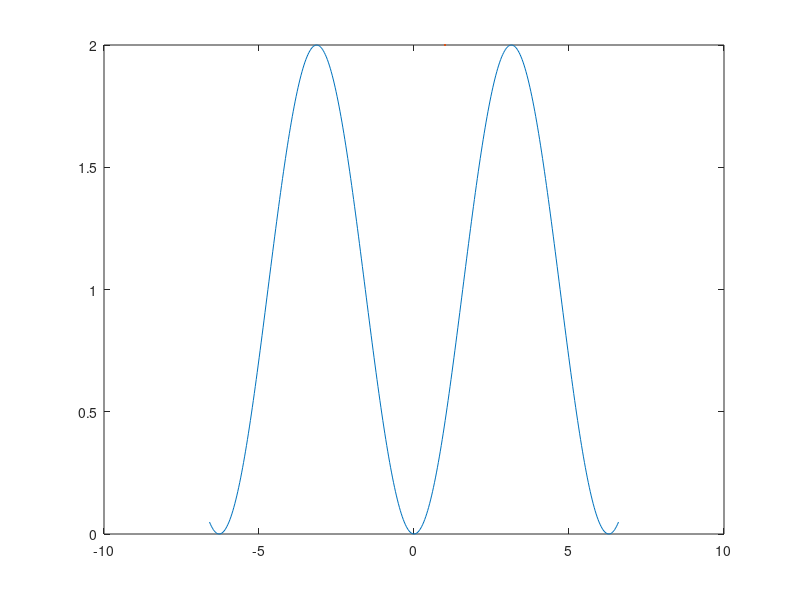

Recreate this plot in MATLAB. (Note: this script raises an error after producing the figure.)
%figure 1, potential
xs = -(2*pi+pi/10):pi/100:(2*pi+pi/10);
fun = @(x) 1-cos(x);
figure;
plot(xs, fun(xs), LineWidth=2);
xlabel('$\phi$',Interpreter='latex', FontSize=16);
ylabel('$U(\phi)$', Interpreter='latex',FontSize=16);
grid on
axis([-(2*pi+pi/10) (2*pi+pi/10) -0.2 2])

hold on
plot(-2*pi, 0, 'ro', MarkerSize=8, MarkerFaceColor='r');
plot( 2*pi, 0, 'ro', MarkerSize=8, MarkerFaceColor='r');
plot( 0, 0, 'ro', MarkerSize=8, MarkerFaceColor='r');
text( -2*pi+0.6, -0.1, '$\phi = -2\pi$', HorizontalAlignment='center', Interpreter='latex',FontSize=15);
text( 2*pi-0.5, -0.1, '$\phi =  2\pi$', HorizontalAlignment='center',Interpreter='latex',FontSize=15);
text( 0, -0.1, '$\phi =  0$', HorizontalAlignment='center',Interpreter='latex',FontSize=15);
hold off




%figure 2, static kink
xs = -4:0.01:4;
fun = @(x) 4*atan(exp(x));
figure;
plot(xs, fun(xs), linewidth=2);
ylabel('$\phi$',Interpreter='latex', FontSize=16);
xlabel('$x$',Interpreter='latex', FontSize=16);
grid on

hold on
plot([-4, -2], [0.03, 0.03], 'r--', LineWidth=2);
text(-1.5, 0.3, '$\phi \rightarrow 0$', HorizontalAlignment='center',fontsize=15, Interpreter='latex');
plot([ 2, 4], [ 2*pi, 2*pi], 'r--', LineWidth=2);
text( 1.5,  6.3, '$\phi \rightarrow  2\pi$', HorizontalAlignment='center',fontsize=15, Interpreter='latex');
hold off




%figure 3, static antikink
xs = -4:0.01:4;
fun = @(x) 4*atan(exp(-x))-2*pi;
figure;
plot(xs, fun(xs), linewidth=2);
ylabel('$\phi$',Interpreter='latex', FontSize=16);
xlabel('$x$',Interpreter='latex', FontSize=16);
grid on

hold on
plot([-4, -2],[ -0.03, -0.03], 'r--', LineWidth=2);
text(-1.5, -0.3, '$\phi \rightarrow 0$', HorizontalAlignment='center',fontsize=15, Interpreter='latex');
plot([ 2, 4], [-2*pi,-2*pi] , 'r--', LineWidth=2);
text( 1.5,  -6.3, '$\phi \rightarrow  2\pi$', HorizontalAlignment='center',fontsize=15, Interpreter='latex');
hold off
